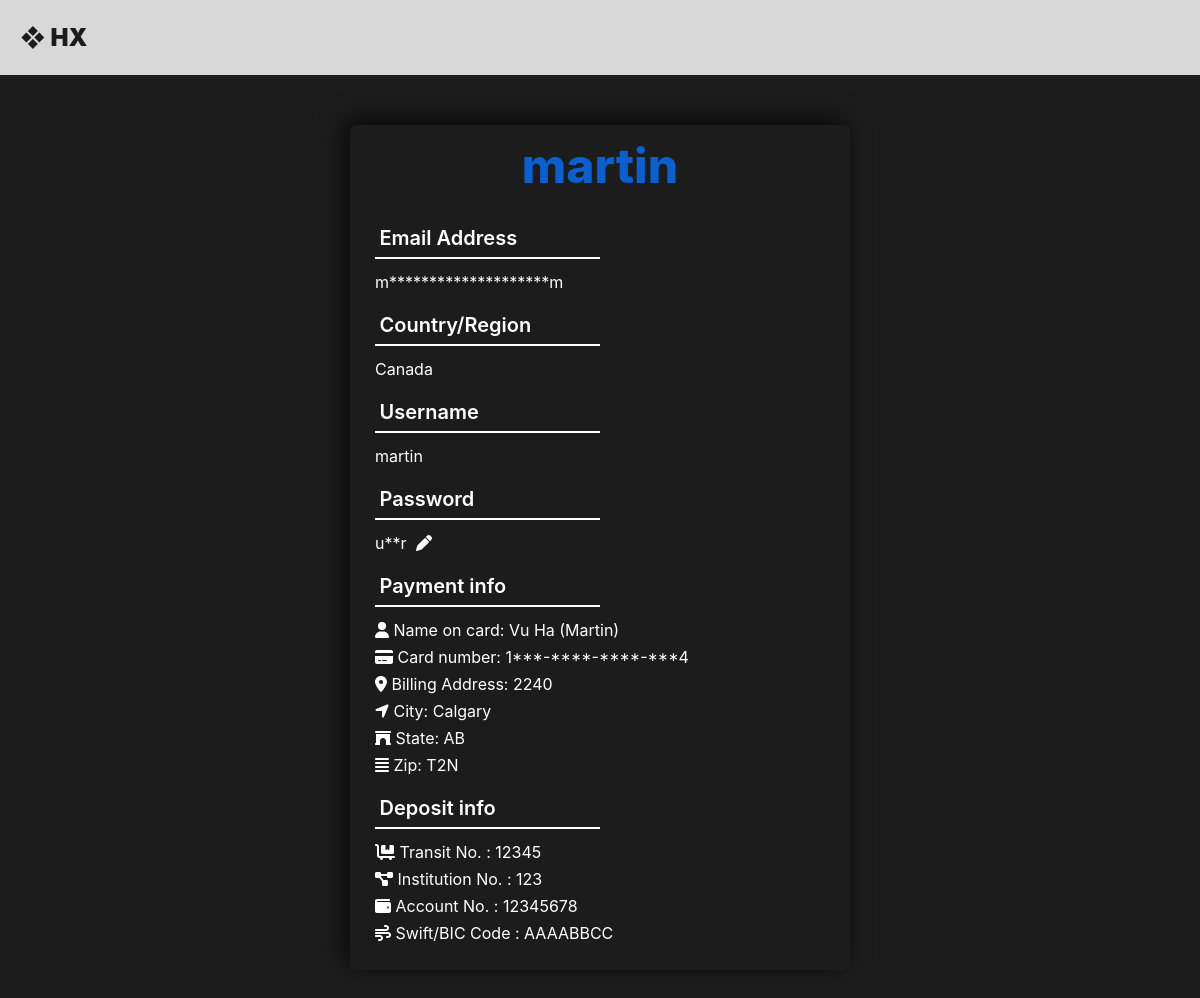
Screenshot of /frontend/listener/PersonalPage.php (signed in) with the database file from the repository.
### tables this page shows
CREATE TABLE `account` (
  `username` varchar(50) NOT NULL,
  `password` varchar(50) NOT NULL,
  `account_type` varchar(50) NOT NULL,
  `id` int(11) NOT NULL,
  `Shares` int(50) NOT NULL,
  `balance` decimal(10,1) NOT NULL,
  `rate` decimal(10,1) NOT NULL,
  `Share_Distributed` int(10) NOT NULL,
  `email` varchar(50) NOT NULL,
  `billing_address` varchar(10) NOT NULL,
  `Full_name` varchar(50) NOT NULL,
  `City` varchar(20) NOT NULL,
  `State` varchar(20) NOT NULL,
  `ZIP` varchar(6) NOT NULL,
  `Card_number` varchar(19) NOT NULL,
  `Transit_no` varchar(5) NOT NULL,
  `Inst_no` varchar(3) NOT NULL,
  `Account_no` varchar(11) NOT NULL,
  `Swift` varchar(8) NOT NULL,
  `price_per_share` decimal(10,1) NOT NULL,
  `Monthly_shareholder` int(11) NOT NULL,
  `Income` decimal(10,1) NOT NULL,
  `Market_cap` decimal(10,1) NOT NULL,
  `shares_repurchase` int(11) NOT NULL
);

### backend/control/Queries.php (called while the page is built, shortened)
<?php
        function searchAccount($conn, $username)
        {
            $sql = "SELECT * FROM account WHERE username = ?";
            $stmt = $conn->prepare($sql);
            $stmt->bind_param('s', $username);
            if($stmt->execute() == FALSE)
            {
                $msg = "Error occured: ".implode(":", $stmt->errorInfo());
                hx_error(HX::QUERY, "searchAccount failed to query");
            }
            $result = $stmt->get_result();
            return $result;
        }
?>

### backend/shared/include/Helper.php (called while the page is built, shortened)
<?php
    function getAccount($username)
    {
        $conn = connect();
        $result = searchAccount($conn, $username);
        $msg = "searchAccount returned ".$result->num_rows." rows";
        $account = $result->fetch_assoc();
        return $account;
    }
?>

### backend/shared/include/PersonalPageHelpers.php (called while the page is built)
<?php
    function printUserImportantInfo($info): string
    {
        $ret = '';
        $chars = str_split($info);
        $i = 0;
        foreach($chars as $char)
        {
            if($i == 0 || $i == sizeof($chars)-1)
            {
                $ret.=$char;
            }
            else if($char == '-')
            {
                $ret.=$char;
            }
            else
            {
                $ret.='*';
            }
            $i++;
        }
        return $ret;
    }
?>

### frontend/listener/PersonalPage.php (the view, shortened to what this page needs)
<?php
include '../../backend/shared/include/PersonalPageHelpers.php';
?>
<head>
  <link href="https://rsms.me/inter/inter-ui.css" rel="stylesheet">
  <link rel="stylesheet" href="https://use.fontawesome.com/releases/v5.5.0/css/all.css">
  <link rel="stylesheet" href="../css/app.css" type="text/css">
  <link rel="stylesheet" href="../css/default.css" id="theme-color">
  <link rel="stylesheet" href="../css/menu.css" id="theme-color">
</head>
<body class="bg-dark">
  <header class="smart-scroll">
    <div class="container-xxl">
      <nav class="navbar navbar-expand-md navbar-dark bg-darkcyan">
        <a class="navbar-brand heading-black" href="Listener.php" onclick='window.location.reload();'>
            ❖ HX
        </a>
    </div>
  </header>
  <main>
    <section class="middle-card text-center">
      <div class="name">
        <h1 class="h1-blue"><?php echo $_SESSION['username']; ?></h1>
      </div>
    </section>
    <section class="middle-card">
      <h1 id="h1-sm">Email Address</h1>
      <p><?php
          $account_info = getAccount($_SESSION['username']);
          echo printUserImportantInfo($account_info['email']);
          ?>
    </section>
    <section class="middle-card">
      <h1 id="h1-sm">Country/Region</h1>
      <p>Canada</p>
    </section>
    <section class="middle-card">
      <h1 id="h1-sm">Username</h1>
      <p><?php echo $_SESSION['username']; ?></p>
    </section>
    <section class="middle-card">
      <h1 id="h1-sm">Password</h1>
      <p>
        <?php
         echo printUserImportantInfo($account_info['password']);
        ?>
      </p>
      <a href="../../backend/shared/EditPasswordBackend.php" id="icon-btn">&nbsp<i class="fa fa-pen"></i></a>
    </section>
    <?php
      if(!$_SESSION['testing_phase'])
      {
        echo '
            <section class="middle-card">
              <h1 id="h1-sm">Payment info</h1>
              <p><i class="fa fa-user"></i> Name on card: '.$account_info['Full_name'].'</p>
            </section>
            <section class="middle-card">
              <p><i class="fas fa-credit-card"></i> Card number: '.printUserImportantInfo($account_info['Card_number']).'</p>
            </section>
            <section class="middle-card">
              <p><i class="fas fa-map-marker-alt"></i> Billing Address: '.$account_info['billing_address'].'</p>
            </section>
            <section class="middle-card">
              <p><i class="fas fa-location-arrow"></i> City: '.$account_info['City'].'</p>
            </section>
            <section class="middle-card">
              <p><i class="fas fa-archway"></i> State: '.$account_info['State'].'</p>
            </section>
            <section class="middle-card">
              <p><i class="fas fa-align-justify"></i> Zip: '.$account_info['ZIP'].'</p>
            </section>
            <section class="middle-card">
              <h1 id="h1-sm">Deposit info</h1>
              <p><i class="fas fa-dolly-flatbed"></i> Transit No. : '.$account_info['Transit_no'].'</p>
            </section>
            <section class="middle-card">
              <p><i class="fas fa-project-diagram"></i> Institution No. : '.$account_info['Inst_no'].'</p>
            </section>
            <section class="middle-card">
              <p><i class="fas fa-wallet"></i> Account No. : '.$account_info['Account_no'].'</p>
            </section>
            <section class="middle-card">
              <p><i class="fas fa-wind"></i> Swift/BIC Code : '.$account_info['Swift'].'</p>
            </section>
        ';
      }
    ?>
    <section class="middle-card py-2"></section>
  </main>
</body>

### frontend/css/app.css (style rules this page uses)
* { margin: 0; padding: 0; box-sizing: border-box; }
main { width: 500px; overflow: hidden; background-color: #1c1c1cff; font-size: 16px; line-height: 22px; color: #000; border-radius: 7px; box-shadow: -5px -5px 25px rgba(0, 0, 0, 0.705); margin: 50px auto; }
h1#h1-sm { font-size: 20px; color: white; font-weight: 600; margin: 12px 0; border-bottom: 2px solid #ffffff; width: 50%; padding: 1%; }
.middle-card, footer { margin: 5px 25px; }
.middle-card { text-align: justify; }
p { color: #ffffff; display: inline-block; }
a#icon-btn { color: #ffffff; }

### frontend/css/menu.css (style rules this page uses)
.bg-darkcyan { background-color: #134f5cff; }
.bg-darkcyan { background-color: #d8d8d8; }
.h1-blue { font-size: 3rem; color: #0a60d0; font-weight: 800; }

### rows the page displays
account: email "m********************m", password "u**r", Full_name "Vu Ha (Martin)", Card_number "1***-****-****-***4", billing_address "2240", City "Calgary", State "AB", ZIP "T2N", Transit_no "12345", Inst_no "123", Account_no "12345678", Swift "AAAABBCC"

### other values shown
$_SESSION['username'] "martin"
